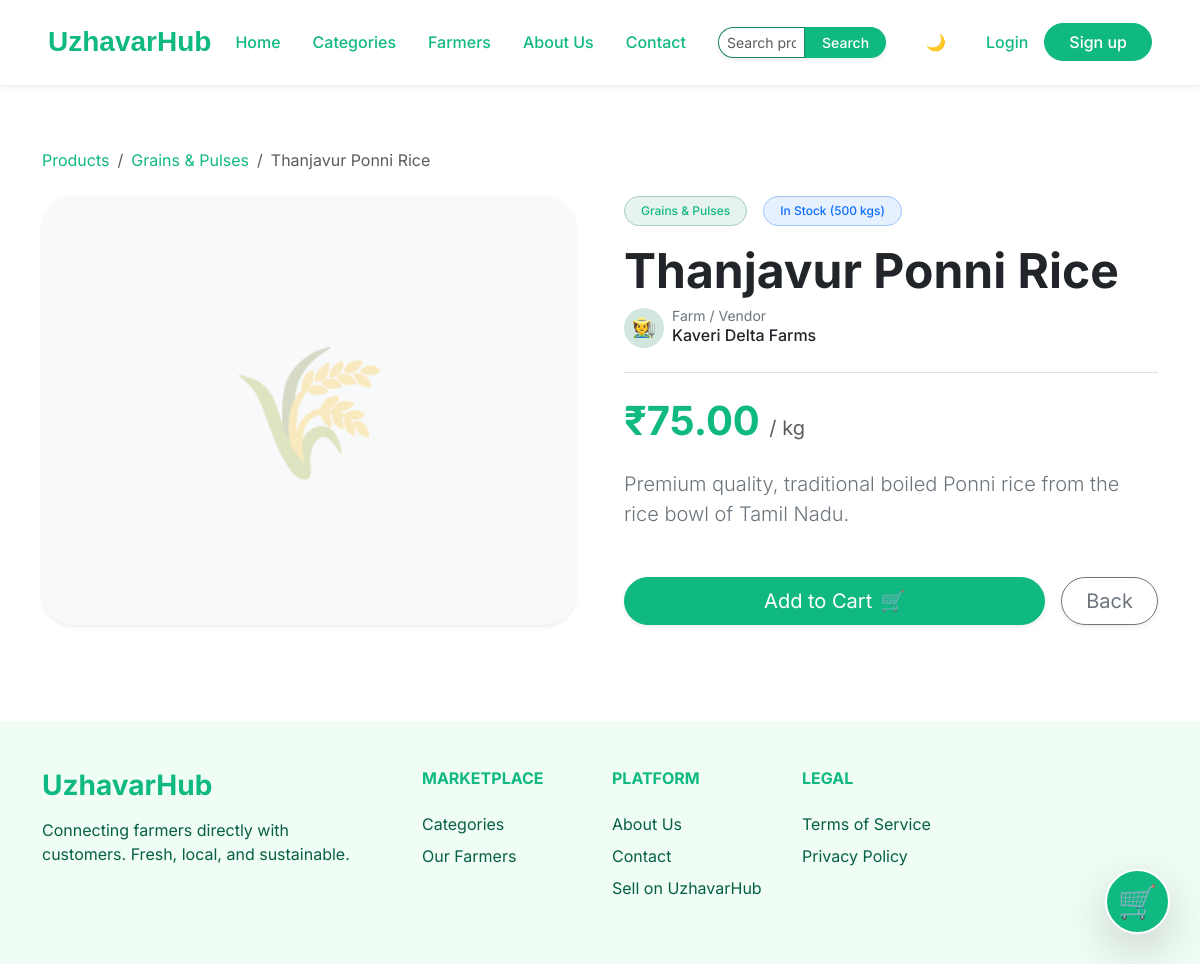
Page /marketplace/product/thanjavur-ponni-rice/ on the committed database.
### marketplace/models.py (models this page shows, shortened)
class Product(models.Model):
    name = models.CharField(max_length=200)
    slug = models.SlugField(unique=True, max_length=50)
    description = models.TextField()
    price = models.DecimalField(max_digits=10, decimal_places=2)
    unit = models.CharField(max_length=50)
    stock_quantity = models.PositiveIntegerField()
    is_active = models.BooleanField(default=True)
    created_at = models.DateTimeField(auto_now_add=True)
    updated_at = models.DateTimeField(auto_now=True)
    category = models.ForeignKey(Category, on_delete=models.CASCADE)
    farmer = models.ForeignKey('accounts.FarmerProfile', on_delete=models.CASCADE)

class Category(models.Model):
    name = models.CharField(max_length=100)
    slug = models.SlugField(unique=True, max_length=50)
    description = models.TextField(blank=True, null=True)

### accounts/models.py (models this page shows, shortened)
class FarmerProfile(models.Model):
    user = models.OneToOneField(User, on_delete=models.CASCADE, related_name='farmer_profile')
    farm_name = models.CharField(max_length=255)
    location = models.CharField(max_length=255)
    is_verified = models.BooleanField(default=False)

### marketplace/views.py (the view)
# urls.py: path('product/<slug:slug>/', views.product_detail, name='product_detail'),
def product_detail(request, slug):
    product = get_object_or_404(Product, slug=slug, is_active=True)
    return render(request, 'marketplace/product_detail.html', {'product': product, 'title': product.name})

### marketplace/templates/marketplace/product_detail.html (shortened to what this page needs)
{% extends 'core/base.html' %}
{% load static %}
{% block content %}
<div class="container py-5">
    <div class="row align-items-center mb-4">
        <div class="col-12">
            <nav aria-label="breadcrumb">
                <ol class="breadcrumb mb-0">
                    <li class="breadcrumb-item"><a href="{% url 'marketplace:product_list' %}" class="text-success text-decoration-none">Products</a></li>
                    <li class="breadcrumb-item"><a href="{% url 'marketplace:product_list' %}?category={{ product.category.slug }}" class="text-success text-decoration-none">{{ product.category.name }}</a></li>
                    <li class="breadcrumb-item active" aria-current="page">{{ product.name }}</li>
                </ol>
            </nav>
        </div>
    </div>
    <div class="row g-5">
        <div class="col-md-6">
            <div class="bg-light rounded-5 h-100 min-vh-50 d-flex align-items-center justify-content-center shadow-sm" style="min-height: 400px;">
                <span class="display-1 opacity-25" style="font-size: 8rem;">
                    {% if 'Mango' in product.name %}🥭
                    {% elif 'Carrot' in product.name %}🥕
                    {% elif 'Coconut' in product.name %}🥥
                    {% elif 'Egg' in product.name %}🥚
                    {% elif 'Rice' in product.name %}🌾
                    {% elif 'Turmeric' in product.name %}✨
                    {% else %}🌱{% endif %}
                </span>
            </div>
        </div>
        <div class="col-md-6">
            <div class="d-flex align-items-center gap-3 mb-3">
                <span class="badge bg-success bg-opacity-10 text-success rounded-pill px-3 py-2 fw-medium border border-success-subtle">
                    {{ product.category.name }}
                </span>
                {% if product.stock_quantity > 0 %}
                    <span class="badge bg-primary bg-opacity-10 text-primary rounded-pill px-3 py-2 fw-medium border border-primary-subtle">
                        In Stock ({{ product.stock_quantity }} {{ product.unit }}s)
                    </span>
                {% else %}
                    <span class="badge bg-danger bg-opacity-10 text-danger rounded-pill px-3 py-2 fw-medium border border-danger-subtle">
                        Out of Stock
                    </span>
                {% endif %}
            </div>
            <h1 class="display-5 fw-bold text-dark mb-2">{{ product.name }}</h1>
            <div class="d-flex align-items-center gap-2 mb-4 pb-4 border-bottom">
                <div class="bg-success-subtle text-success rounded-circle d-flex align-items-center justify-content-center" style="width: 40px; height: 40px; font-size: 1.2rem;">
                    🧑‍🌾
                </div>
                <div>
                    <span class="text-secondary small d-block lh-1">Farm / Vendor</span>
                    <a href="{% url 'marketplace:farmer_list' %}#farmer-{{ product.farmer.id }}" class="text-decoration-none text-dark fw-medium hover-success">
                        {{ product.farmer.farm_name }}
                    </a>
                </div>
            </div>
            <div class="mb-4">
                <h2 class="text-success display-6 fw-bold mb-0">₹{{ product.price }} <span class="text-muted fs-5 fw-normal">/ {{ product.unit }}</span></h2>
            </div>
            <p class="lead text-secondary mb-5">{{ product.description }}</p>
            <div class="d-flex gap-3">
                {% if product.stock_quantity > 0 %}
                <a href="{% url 'orders:add_to_cart' product.id %}" class="btn btn-success btn-lg rounded-pill px-5 shadow-sm hover-lift d-flex align-items-center gap-2 add-to-cart-btn flex-grow-1 justify-content-center">
                    <span>Add to Cart</span> 🛒
                </a>
                {% else %}
                <button class="btn btn-secondary btn-lg rounded-pill px-5 shadow-sm flex-grow-1" disabled>
                    Out of Stock
                </button>
                {% endif %}
                <a href="{% url 'marketplace:product_list' %}" class="btn btn-outline-secondary btn-lg rounded-pill px-4 shadow-sm hover-lift">
                    Back
                </a>
            </div>
        </div>
    </div>
</div>
{% endblock %}

### core/static/css/styles.css (style rules this page uses)
:root { --uh-green: #10B981; --uh-green-dark: #059669; --uh-green-light: #f0fdf4; --uh-text: #065f46; }
body { font-family: 'Inter', sans-serif; display: flex; flex-direction: column; min-height: 100vh; }
.text-success { color: var(--uh-green) !important; }
.btn-success { background-color: var(--uh-green); border-color: var(--uh-green); }

### core/templates/core/base.html (style rules this page uses)
body { font-family: 'Inter', sans-serif; }

### marketplace/templates/marketplace/product_detail.html (style rules this page uses)
.hover-lift { transition: transform 0.3s cubic-bezier(0.175, 0.885, 0.32, 1.275), box-shadow 0.3s ease; }

### rows in the picture
Product: category.name "Grains & Pulses", name "Thanjavur Ponni Rice", stock_quantity "500", unit "kg", farmer.farm_name "Kaveri Delta Farms", price "75.00", description "Premium quality, traditional boiled Ponni rice from the rice bowl of Tamil Nadu."
